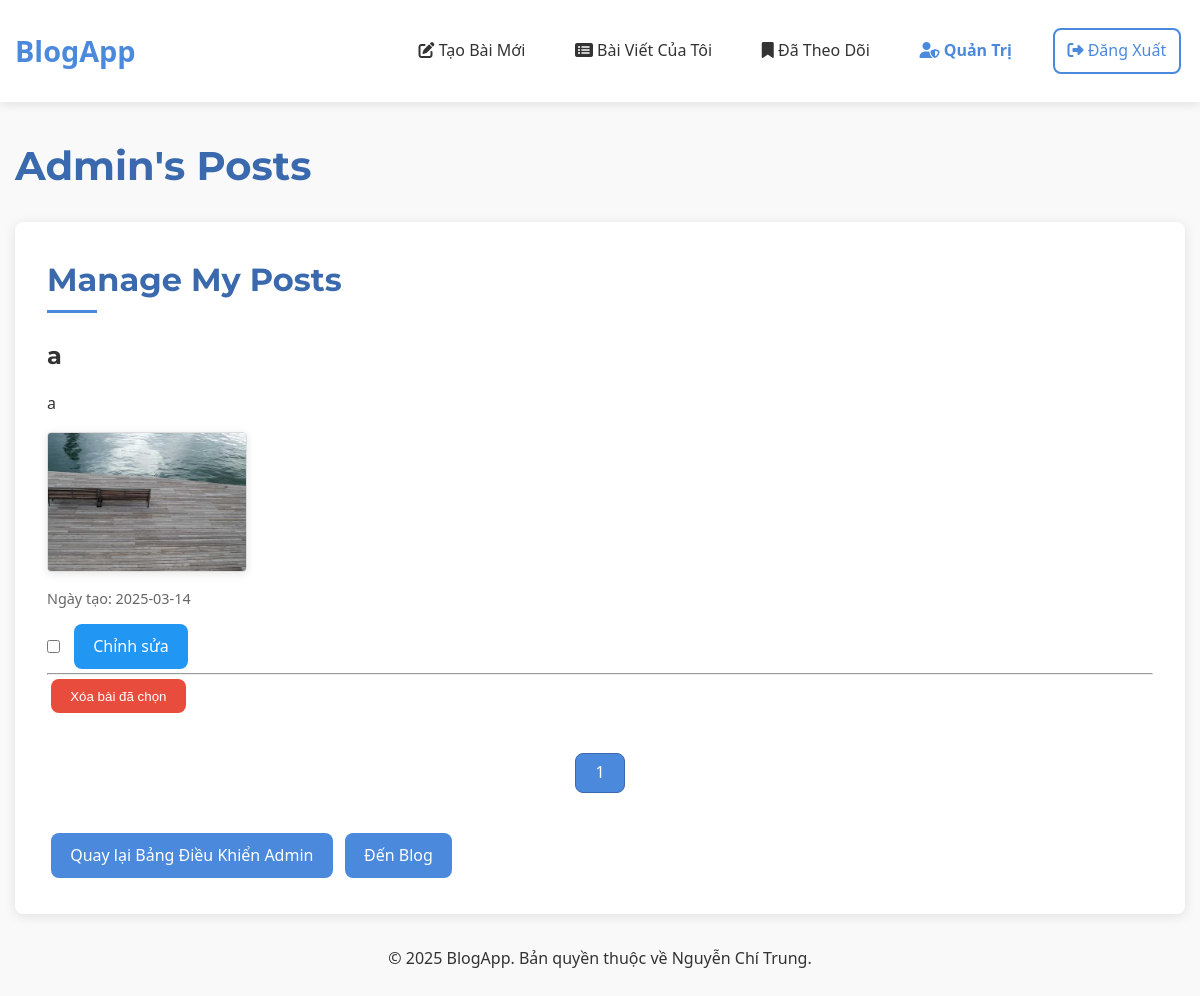
The app's page /admin/my_posts (signed in), older data.
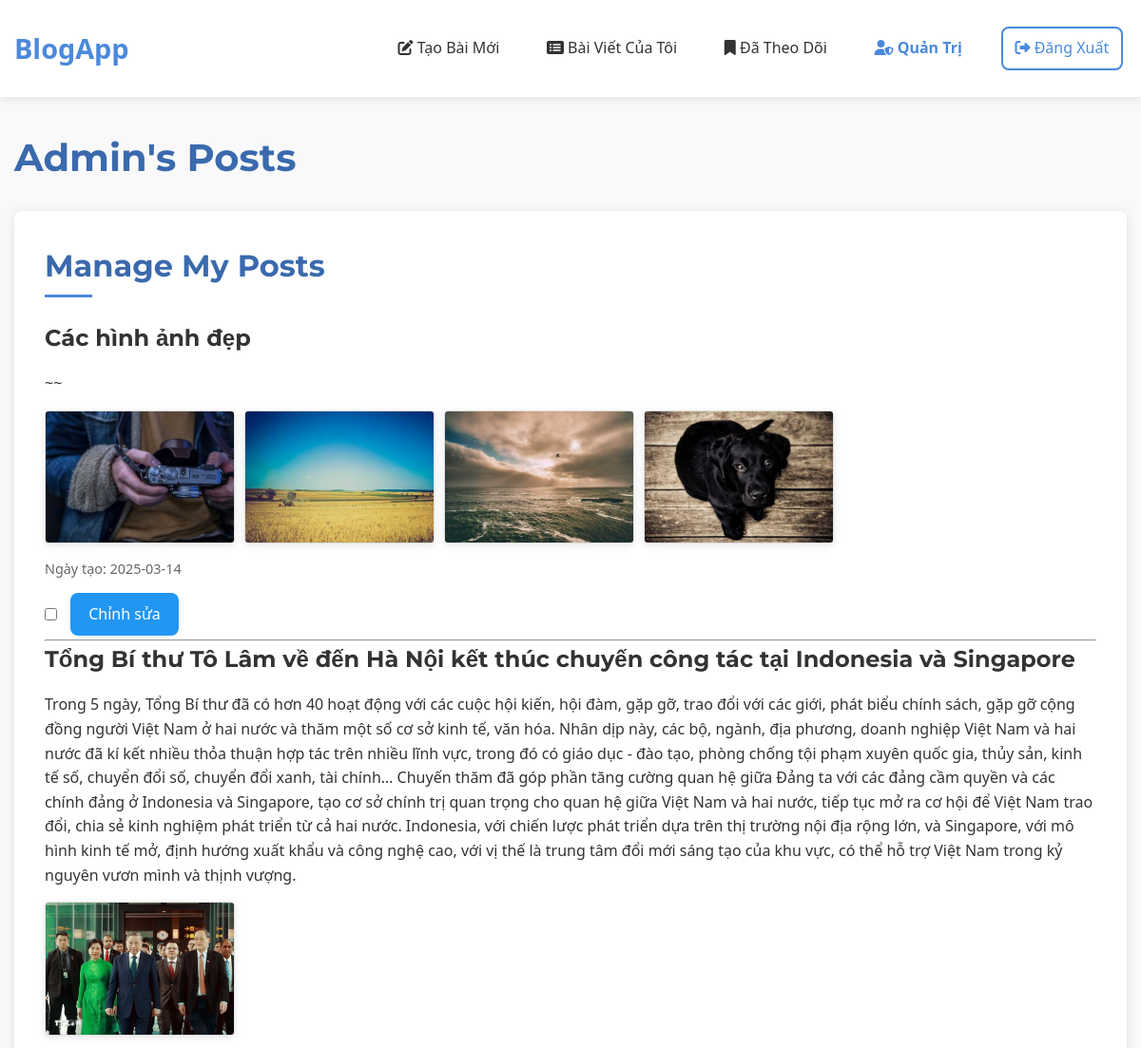
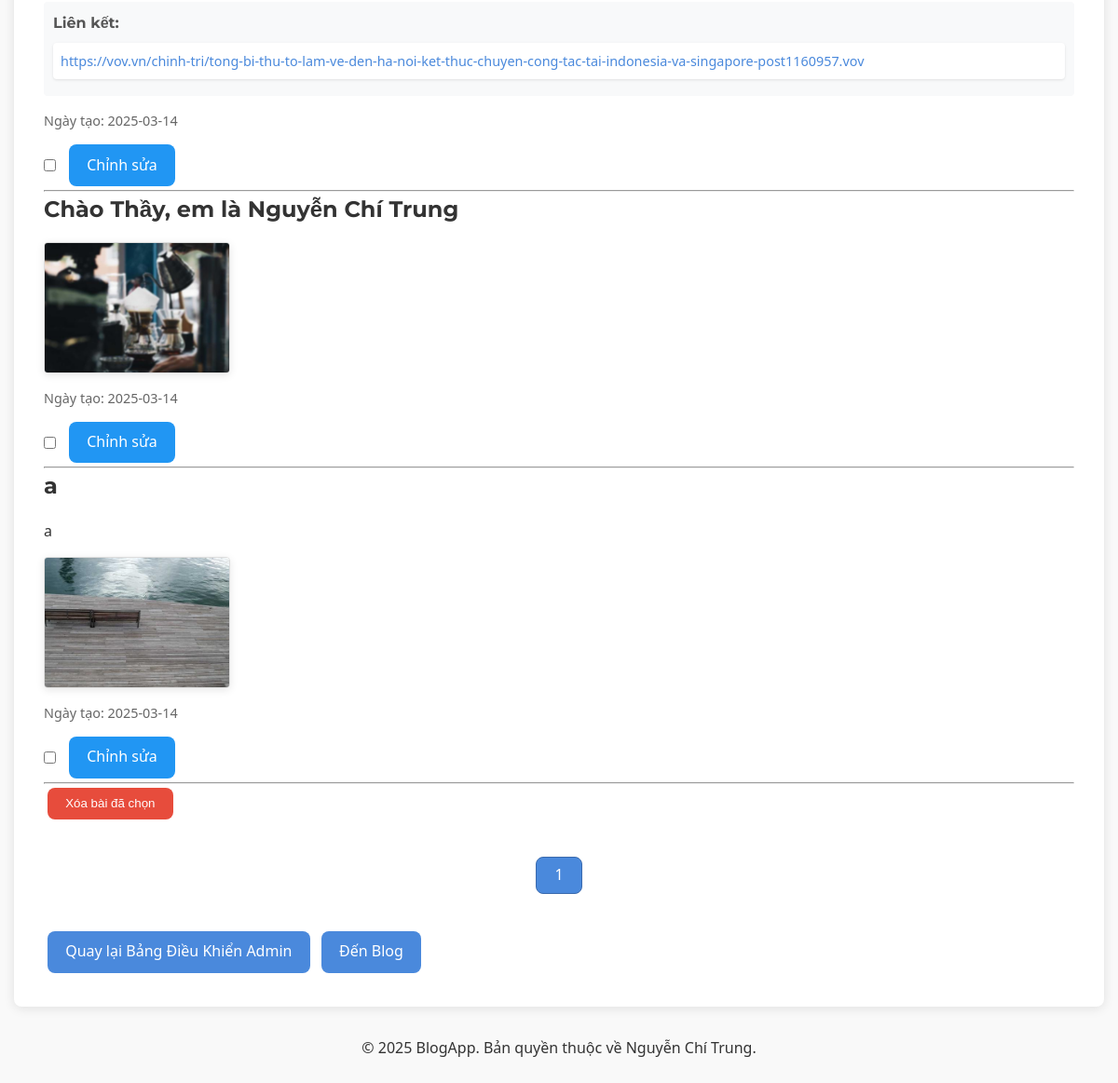
The same page, newer data (2 pictures, top to bottom).
### tables this page shows
CREATE TABLE post (
  id INTEGER PRIMARY KEY AUTOINCREMENT,
  author_id INTEGER NOT NULL,
  created TIMESTAMP NOT NULL DEFAULT CURRENT_TIMESTAMP,
  title TEXT NOT NULL,
  text_content TEXT,
  FOREIGN KEY (author_id) REFERENCES user (id)
);

CREATE TABLE post_content (
  id INTEGER PRIMARY KEY AUTOINCREMENT,
  post_id INTEGER NOT NULL,
  content_type TEXT NOT NULL,  -- 'image' hoặc 'link'
  content TEXT NOT NULL,       -- đường dẫn hình ảnh hoặc URL
  display_order INTEGER NOT NULL,
  FOREIGN KEY (post_id) REFERENCES post (id) ON DELETE CASCADE
);

### flaskr/blog.py (the view)
@bp.route('/admin/my_posts')
@login_required
def admin_my_posts():
    if not g.user['is_admin']:
        return redirect(url_for('blog.blog_index'))
    db = get_db()
    page = request.args.get('page', 1, type=int)
    per_page = 10
    offset = (page - 1) * per_page
    posts_rows = db.execute(
        'SELECT p.id, p.title, p.text_content, p.created, u.username, u.id as author_id'
        ' FROM post p JOIN user u ON p.author_id = u.id'
        ' WHERE p.author_id = ? ORDER BY p.created DESC LIMIT ? OFFSET ?',
        (g.user['id'], per_page, offset)
    ).fetchall()
    posts = []
    for post_row in posts_rows:
        post = dict(post_row)
        contents = db.execute(
            'SELECT content_type, content, display_order'
            ' FROM post_content'
            ' WHERE post_id = ?'
            ' ORDER BY display_order',
            (post['id'],)
        ).fetchall()
        post['images'] = [c['content'] for c in contents if c['content_type'] == 'image']
        post['links'] = [c['content'] for c in contents if c['content_type'] == 'link']
        posts.append(post)
    total_posts = db.execute(
        'SELECT COUNT(*) FROM post WHERE author_id = ?',
        (g.user['id'],)
    ).fetchone()[0]
    total_pages = (total_posts + per_page - 1) // per_page
    return render_template('blog/admin_my_posts.html', posts=posts, page=page, total_pages=total_pages)

### flaskr/__init__.py (called while the page is built)
def create_app(test_config=None):
    app = Flask(__name__, instance_relative_config=True)
    app.config.from_mapping(
        SECRET_KEY='dev',
        DATABASE=os.path.join(app.instance_path, 'flaskr.sqlite'),
    )
    if test_config is None:
        app.config.from_pyfile('config.py', silent=True)
    else:
        app.config.from_mapping(test_config)
    try:
        os.makedirs(app.instance_path)
    except OSError:
        pass
    from . import db
    db.init_app(app)
    from . import auth
    app.register_blueprint(auth.bp)
    from . import blog
    app.register_blueprint(blog.bp)
    @app.context_processor
    def inject_utilities():
        def get_year():
            return datetime.datetime.now().year
        return {'get_year': get_year}
    @app.route('/')
    def index():
        return redirect(url_for('blog.blog_index'))
    return app

### flaskr/auth.py (called while the page is built)
@bp.before_app_request
def load_logged_in_user():
    user_id = session.get('user_id')
    if user_id is None:
        g.user = None
    else:
        g.user = get_db().execute(
            'SELECT * FROM user WHERE id = ?', (user_id,)
        ).fetchone()  # fetchone() trả về một sqlite3.Row

### flaskr/templates/blog/admin_my_posts.html (shortened to what this page needs)
{% extends 'base.html' %}
{% block header %}
  <h1>Admin's Posts</h1>
{% endblock %}
{% block content %}
<section class="admin-section">
  <h2>Manage My Posts</h2>
  <form action="{{ url_for('blog.delete_multiple_posts') }}" method="post" class="form-list">
    {% for post in posts %}
      <div class="post-item admin">
        <h3>{{ post.title }}</h3>
        {% if post.text_content %}
        <div class="post-text">
          {{ post.text_content }}
        </div>
        {% endif %}
        {% if post.images %}
        <div class="post-images">
          {% for image in post.images %}
          <div class="image-container">
            <img src="{{ image }}" alt="Hình ảnh" class="post-image">
          </div>
          {% endfor %}
        </div>
        {% endif %}
        {% if post.links %}
        <div class="post-links">
          <h4>Liên kết:</h4>
          <ul>
            {% for link in post.links %}
            <li><a href="{{ link }}" target="_blank">{{ link }}</a></li>
            {% endfor %}
          </ul>
        </div>
        {% endif %}
        <div class="post-meta">
          <span>Ngày tạo: {{ post.created.strftime('%Y-%m-%d') }}</span>
        </div>
        <div class="post-actions">
          <input type="checkbox" name="post_ids" value="{{ post.id }}">
          <a class="btn edit" href="{{ url_for('blog.update', id=post.id) }}">Chỉnh sửa</a>
        </div>
      </div>
      <hr>
    {% endfor %}
    <input class="btn danger" type="submit" value="Xóa bài đã chọn" onclick="return confirm('Bạn có chắc chắn muốn xóa bài viết đã chọn?');">
  </form>
  <div class="pagination">
    {% for p in range(1, total_pages + 1) %}
      <a class="btn {% if p == page %}active{% endif %}" href="{{ url_for('blog.admin_my_posts', page=p) }}">{{ p }}</a>
    {% endfor %}
  </div>
  <div class="navigation-links">
    <a class="btn" href="{{ url_for('blog.admin') }}">Quay lại Bảng Điều Khiển Admin</a>
    <a class="btn" href="{{ url_for('blog.blog_index') }}">Đến Blog</a>
  </div>
</section>
{% endblock %}

Row changes from the older to the newer data that the page shows:
added post: title "Các hình ảnh đẹp", text_content "~~", created "2025-03-14"
added post_content: content (picture), shown under "Các hình ảnh đẹp"
added post_content: content (picture), shown under "Các hình ảnh đẹp"
added post_content: content (picture), shown under "Các hình ảnh đẹp"
added post_content: content (picture), shown under "Các hình ảnh đẹp"
added post: title "Tổng Bí thư Tô Lâm về đến Hà Nội kết thúc chuyến công tác tại Indonesia và Singapore", text_content "Trong 5 ngày, Tổng Bí thư đã có hơn 40 hoạt động với các cuộc hội kiến, hội đàm, gặp gỡ, trao đổi với các giới, phát biểu chính sách, gặp gỡ cộng đồng người Việt Nam ở hai nước và thăm một số cơ sở kinh tế, văn hóa. Nhân dịp này, các bộ, ngành, địa phương, doanh nghiệp Việt Nam và hai nước đã kí kết nhiều thỏa thuận hợp tác trên nhiều lĩnh vực, trong đó có giáo dục - đào tạo, phòng chống tội phạm xuyên quốc gia, thủy sản, kinh tế số, chuyển đổi số, chuyển đổi xanh, tài chính… Chuyến thăm đã góp phần tăng cường quan hệ giữa Đảng ta với các đảng cầm quyền và các chính đảng ở Indonesia và Singapore, tạo cơ sở chính trị quan trọng cho quan hệ giữa Việt Nam và hai nước, tiếp tục mở ra cơ hội để…", created "2025-03-14"
added post_content: content (picture), shown under "2025-03-14"
added post_content: content "https://vov.vn/chinh-tri/tong-bi-thu-to-lam-ve-den-ha-noi-ket-thuc-chuyen-cong-tac-tai-indonesia-va-singapore-post1160957.vov", shown under "2025-03-14"
added post: title "Chào Thầy, em là Nguyễn Chí Trung", created "2025-03-14"
added post_content: content (picture), shown under "Chào Thầy, em là Nguyễn Chí Trung"
